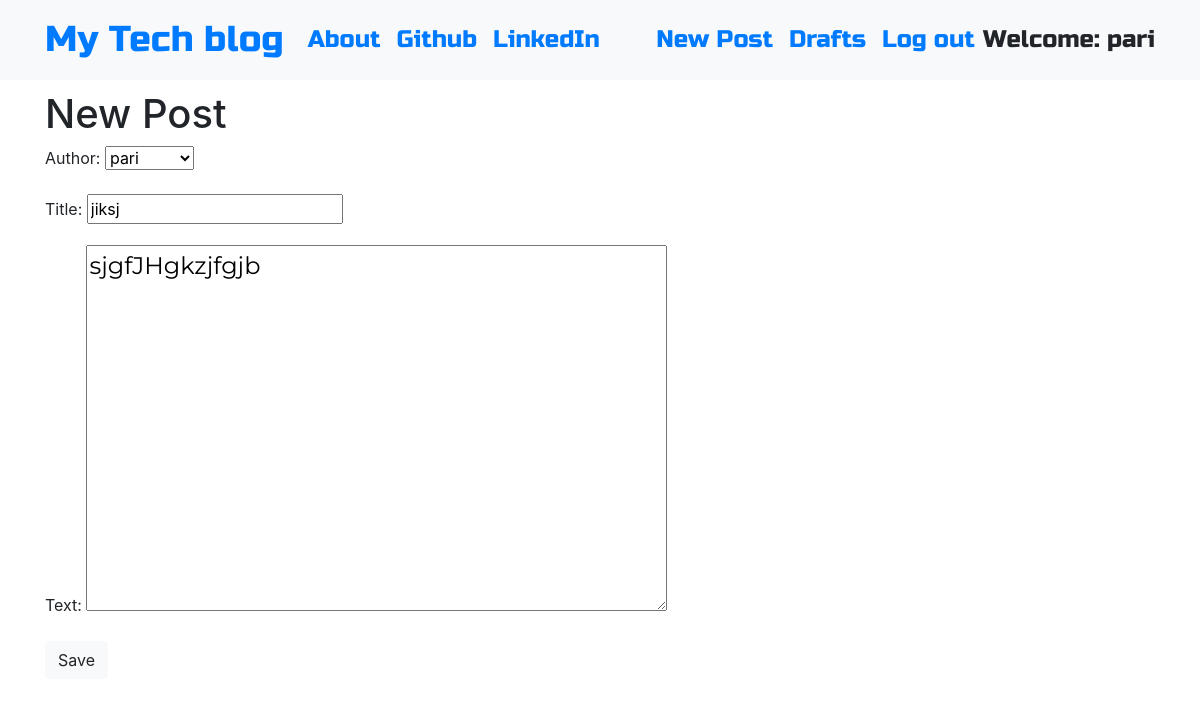
Screenshot of /post/3/edit/ (signed in) with the database file from the repository.
### blog/models.py (models this page shows, shortened)
class Post(models.Model):
    author = models.ForeignKey('auth.User',on_delete=models.CASCADE)
    title = models.CharField(max_length=300)
    text = models.TextField()
    created_date = models.DateTimeField(default=timezone.now)
    published_date = models.DateTimeField(blank=True,null=True)

### blog/views.py (the view)
# urls.py: path('post/<int:pk>/edit/',views.PostUpdateView.as_view(),name='post_edit'),
class PostUpdateView(LoginRequiredMixin, UpdateView):
    login_url='/login/'
    redirect_field_name='blog/post_detail.html'
    form_class=PostForm
    model=Post

### blog/forms.py
class PostForm(forms.ModelForm):
    class Meta:
        model = Post
        fields = ('author', 'title', 'text',)
        widgets = {
            'title': forms.TextInput(attrs={'class':'textinputclass'}),
            'text': forms.Textarea(attrs={'class': 'editable medium-editor-textarea postcontent'})
        }

### blog/templates/blog/post_form.html (shortened to what this page needs)
{% extends 'blog/base.html' %}
{% block content %}
  <h1>New Post</h1>
  <form class="post-form" method="POST">
    {{form.as_p}}
    <button type="submit" class="save btn btn-light">Save</button>
  </form>
{% endblock %}

### blog/templates/blog/base.html (shortened to what this page needs)
<!DOCTYPE html>
{% load static %}
<html>
  <head>
    <link rel="stylesheet" href="https://stackpath.bootstrapcdn.com/bootstrap/4.5.0/css/bootstrap.min.css"
>
    <link rel="stylesheet" href="https://stackpath.bootstrapcdn.com/font-awesome/4.7.0/css/font-awesome.min.css"
>
    <link rel="stylesheet" href="//cdn.jsdelivr.net/npm/medium-editor@latest/dist/css/medium-editor.min.css" type="text/css" media="screen" charset="utf-8">
    <link rel="stylesheet" href="{% static 'css/blog.css' %}">
  </head>
  <body class='loader'>
    <nav class="navbar navbar-expand-lg bg-light techfont">
      <div class="container">
        <div class="navbar-nav align-items-center">
          <a class="navbar-brand bigbrand" href="{% url 'post_list' %}">My Tech blog</a>
          <a class="nav-item nav-link" href="{% url 'about' %}">About</a>
          <a class="nav-item nav-link" href="https://www.github.com">Github</a>
          <a class="nav-item nav-link" href="https://www.linkedin.com">LinkedIn</a>
        </div>
        <div class="navbar-nav align-items-center ml-auto">
          {% if user.is_authenticated %}
            <a class="nav-item nav-link" href="{% url 'post_new' %}">New Post</a>
            <a class="nav-item nav-link" href="{% url 'post_draft_list' %}">Drafts</a>
            <a class="nav-item nav-link" href="{% url 'logout' %}">Log out</a>
            <a >Welcome: {{ user.username }}</a>
          {% else %}
            <a class="nav-item nav-link" href="{% url 'login' %}" aria-label="Login">
              <span class="fa fa-user" aria-hidden="true"></span></a>
          {% endif %}
        </div>
      </div>
    </nav>
          <div class="content container">
              <div class="row">
                  <div class="col-md-8">
                    <div class="blog_posts">
                      {% block content %}
                      {% endblock %}
                    </div>
                  </div>
              </div>
          </div>
  </body>
</html>

### blog/static/css/blog.css (style rules this page uses)
.techfont { font-family: 'Russo One', sans-serif; font-size: 1.5em; margin-bottom: 10px; }
.postcontent { font-family: 'Montserrat'; font-size: 1.5em; }
.bigbrand { font-size: 1.5em; }
.loader { filter:hue-rotate(0deg); color: linear-gradient(45deg,#0f8,#08f); animation:hue 5000ms infinite linear; }

### rows the page displays
Post: author "pari", title "jiksj", text "sjgfJHgkzjfgjb"

### other values shown
{{ user.username }} "pari"
